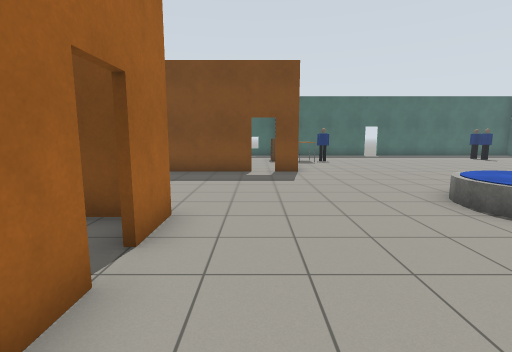
View 1 (above)

24 first-person views from a walk through a robot-simulator world made for Gazebo. The camera is 1.3 m above the floor, tilts 8° down and sees 85° across. Floor lines are 1 m apart. The floor is counted in squares, 1 m on a side. Each view is taken from the middle of a square. On the plan, view 1 faces up. The plan holds only what a view shows up to about 13 squares ahead; the rest is blank. Robots are left out. Gazebo's built-in surfaces are drawn with simple patterns. Simple shapes stand in for some stock models. Some surface patterns are stand-ins.

View 2
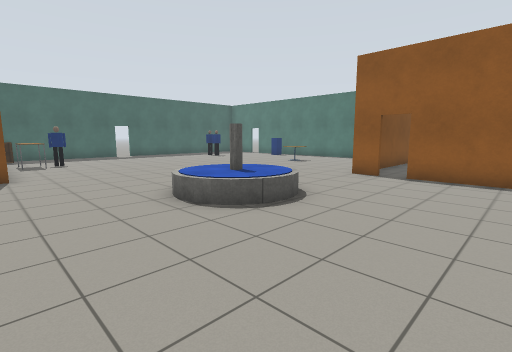

View 3
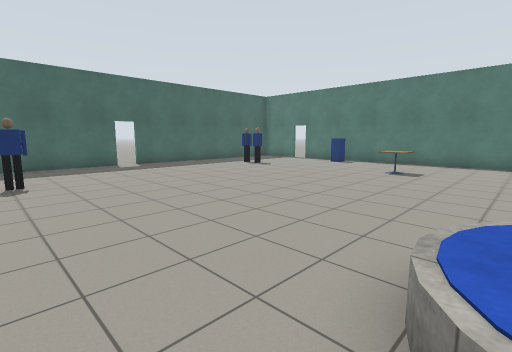

View 4
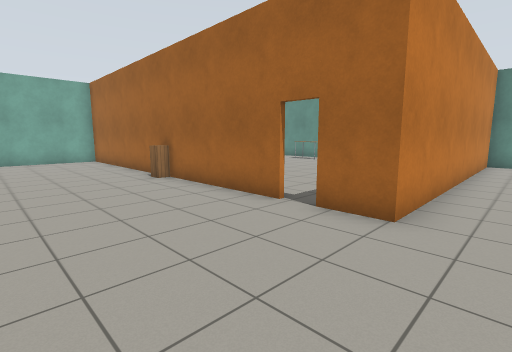

View 5
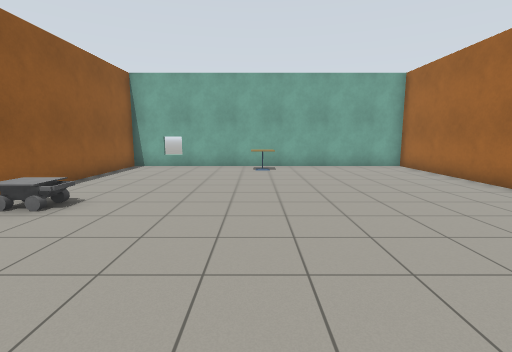

View 6
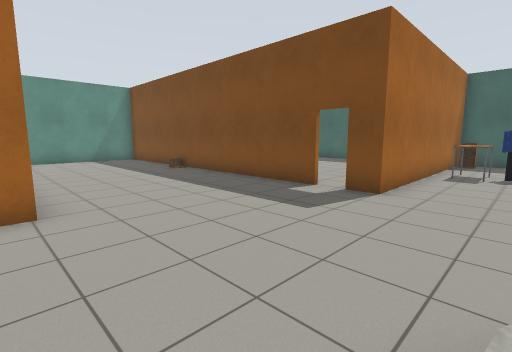

View 7
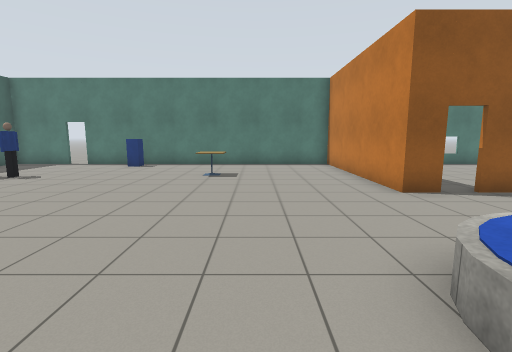

View 8
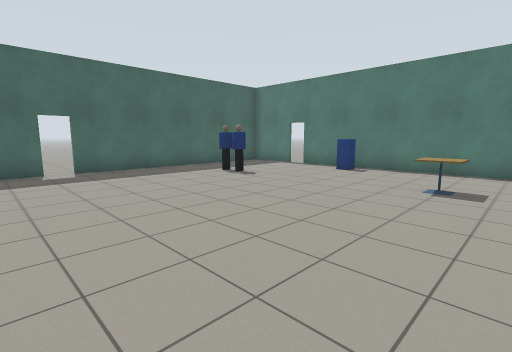

View 9
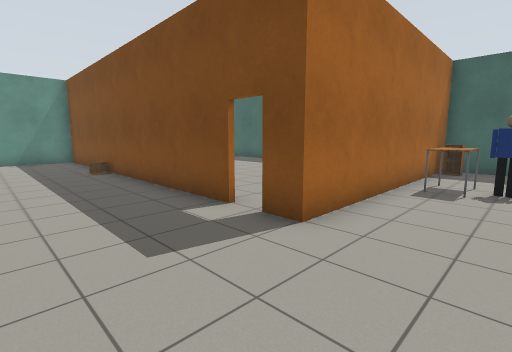

View 10
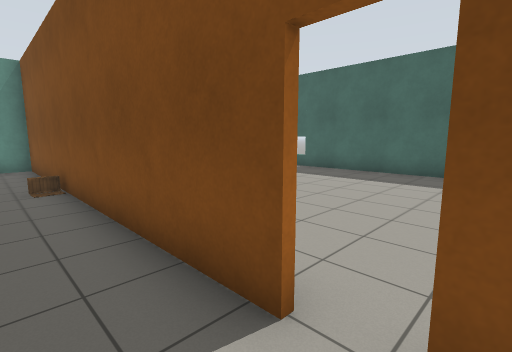

View 11
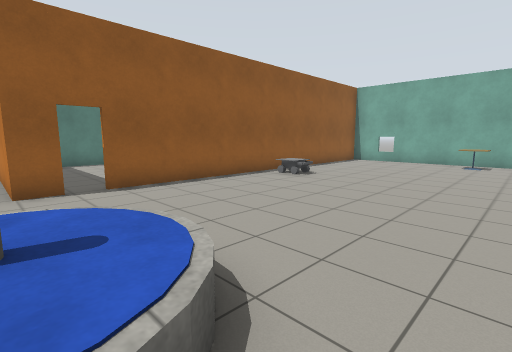

View 12
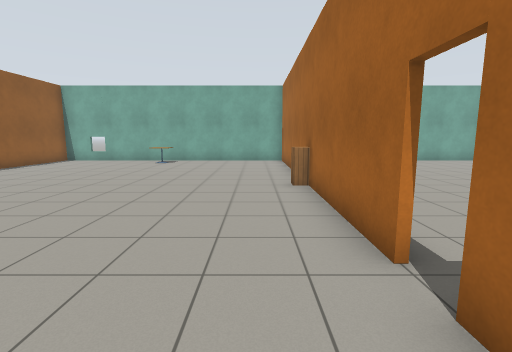

View 13
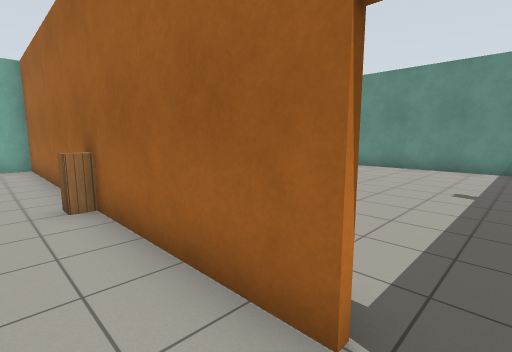

View 14
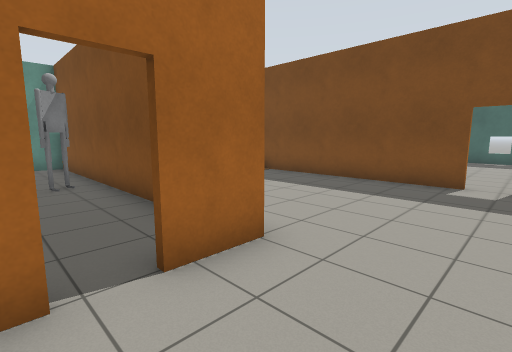

View 15
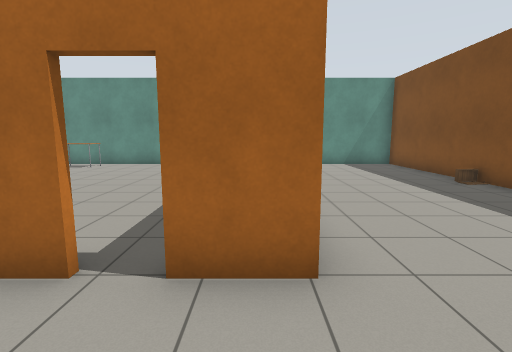

View 16
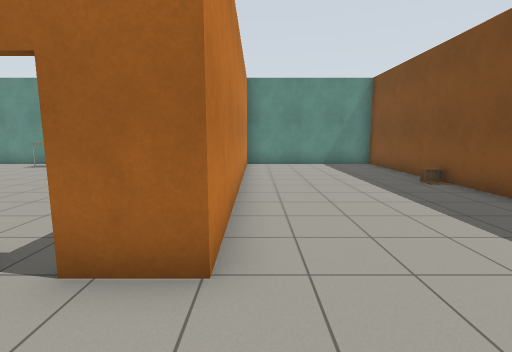

View 17
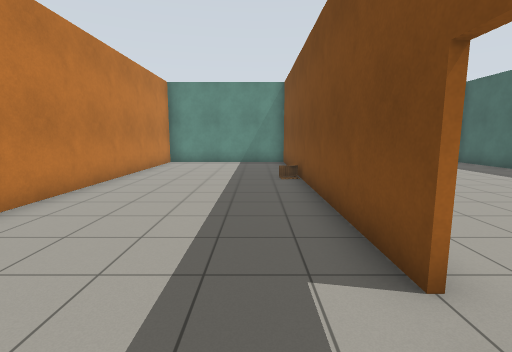

View 18
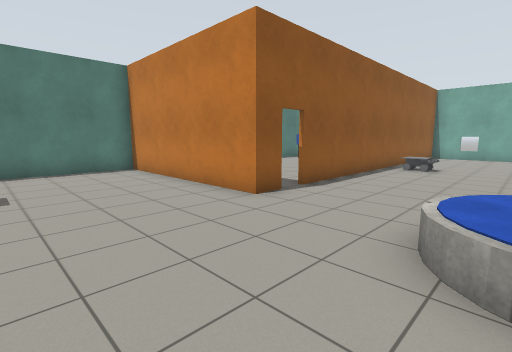

View 19
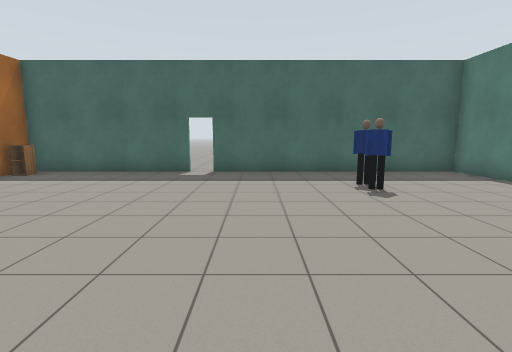

View 20
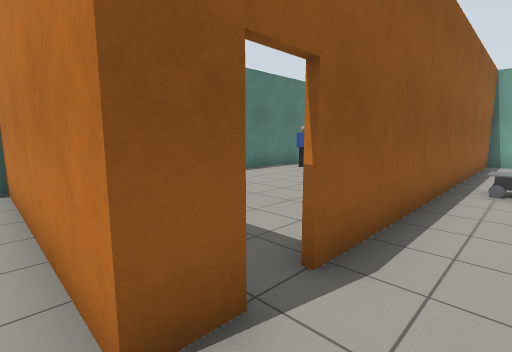

View 21
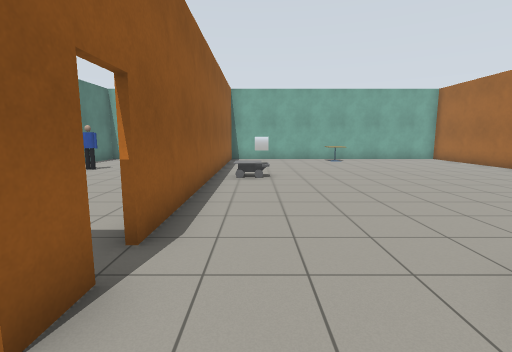

View 22
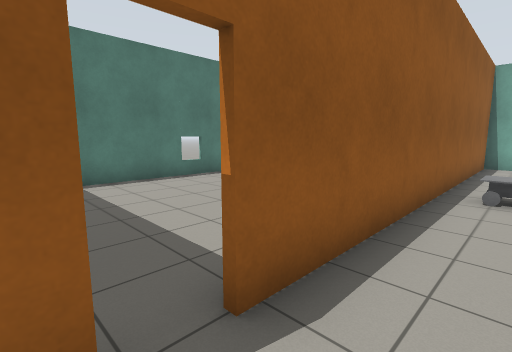

View 23
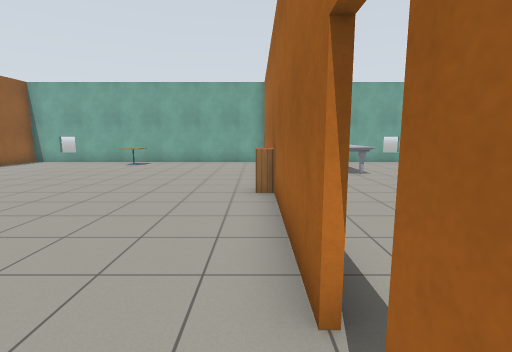

View 24
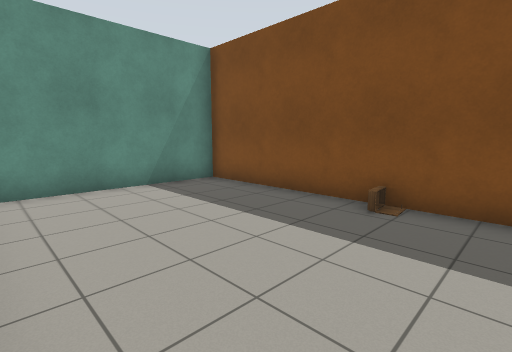

### Floor plan
Points are (right, up) in squares from view 1. A wall is a line through its corners. A room is listed if a view was taken in it or the views show most of it. See-through windows are left out.
Room 1 (views 1, 2, 3, 4, 5, 6, 7, 8, 9, 10, 11, 12, 13, 14, 15, 16, 17, 18, 19, 20, 21, 22, 23, 24)
walls: (10.4, 3.6) (10.4, 4.6) (17.4, 4.6) (17.4, 15.2); (-1.4, 2.4) (-1.4, -10.4) (10.4, -10.4) (10.4, 2.9); (-0.1, 10.4) (-12.4, 10.4) (-12.4, 3.9); (1.6, 14.2) (1.6, 10.4) (0.6, 10.4); (1.6, 18.2) (1.6, 16.4); (7.6, 19.4) (2.5, 19.4); (17.4, 17) (17.4, 19.4) (8.4, 19.4); (-12.5, 4.6) (-1.4, 4.6) (-1.4, 3.1)
ways out: open door at (0, 10.5); open door at (8, 19.5); open door at (10.5, 3); open door at (17.5, 16.5); gap at (-1.7, 2.7)
objects: other object (-7, 10); cabinet (-1, -3); table (2, 15) to (3, 16); person (3, 15) to (4, 15); fountain (4, 4) to (7, 6); other object (5, -9); other object (9, -3) to (10, -3); cafe table (13, 9) to (14, 10); person (13, 16); person (13, 17); postbox (17, 13)

Where each view was taken, in squares from view 1:
view 1: 0 up, 0 right, facing up
view 2: 0 up, 1 right, facing up-right
view 3: 6 up, 3 right, facing up-right
view 4: 6 up, 3 right, facing down-left
view 5: 2 up, 5 right, facing down
view 6: 4 up, 4 right, facing up-left
view 7: 8 up, 4 right, facing right
view 8: 8 up, 6 right, facing up-right
view 9: 7 up, 4 right, facing up-left
view 10: 9 up, 1 right, facing up-left
view 11: 5 up, 3 right, facing down-right
view 12: 5 up, 0 right, facing down
view 13: 3 up, 0 right, facing down-left
view 14: 2 up, 1 right, facing up-left
view 15: 4 up, 1 right, facing left
view 16: 5 up, 1 right, facing left
view 17: 9 up, 2 right, facing left
view 18: 9 up, 6 right, facing down-right
view 19: 9 up, 10 right, facing up
view 20: 5 up, 9 right, facing down-right
view 21: 6 up, 9 right, facing down
view 22: 4 up, 9 right, facing down-right
view 23: 4 up, 1 left, facing down
view 24: 5 up, 5 left, facing up-left
